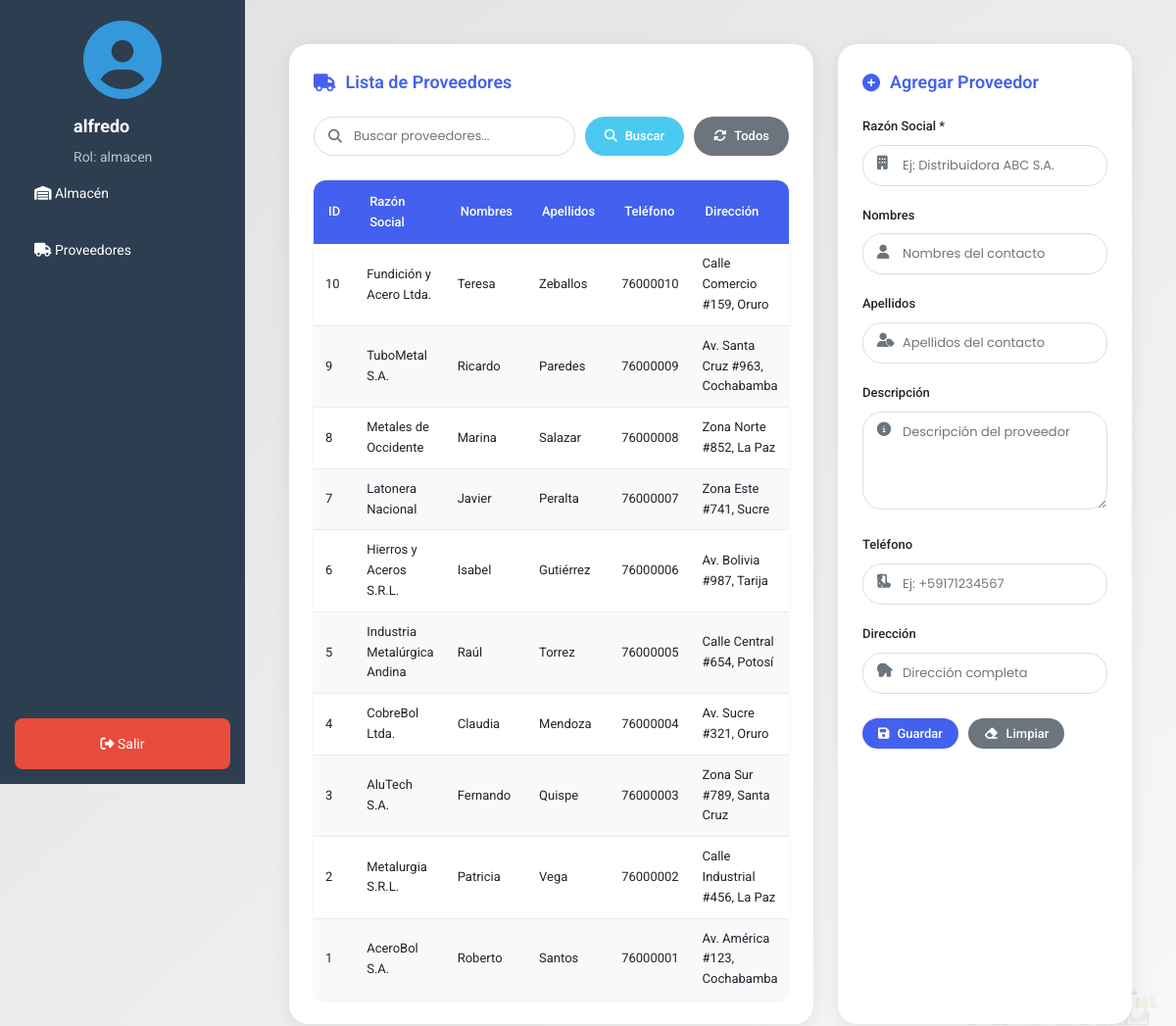
/Metalcnc/principal.php?vista=proveedores (signed in), run on the app's committed database.
### tables this page shows
CREATE TABLE `proveedores` (
  `id_proveedor` int(11) NOT NULL AUTO_INCREMENT,
  `razon_social` varchar(150) NOT NULL,
  `nombres` varchar(100) DEFAULT NULL,
  `apellidos` varchar(100) DEFAULT NULL,
  `descripcion` text DEFAULT NULL,
  `telefono` varchar(20) DEFAULT NULL,
  `direccion` varchar(200) DEFAULT NULL,
  PRIMARY KEY (`id_proveedor`)
);

### Metalcnc/Proveedores.php (the view, shortened to what this page needs)
<?php
require 'db_connection.php';
$proveedor = null;
$resultado = $mysqli->query("SELECT * FROM proveedores ORDER BY id_proveedor DESC");
$proveedoresEncontrados = [];
$formData = isset($_SESSION['datos_formulario']) ? $_SESSION['datos_formulario'] : [];
$errores = isset($_SESSION['errores_validacion']) ? $_SESSION['errores_validacion'] : [];
?>
<!DOCTYPE html>
<html lang="es">
<head>
    <link rel="stylesheet" href="https://cdnjs.cloudflare.com/ajax/libs/font-awesome/6.4.0/css/all.min.css">
</head>
<body>
    <div class="container">
        <div class="panel left-panel">
            <h2><i class="fas fa-truck"></i> Lista de Proveedores</h2>
            <form method="POST" class="search-form">
                <div class="input-group">
                    <div class="form-group">
                        <input type="text" name="busqueda" placeholder="Buscar proveedores..."
                               value="<?php echo isset($_POST['busqueda']) ? htmlspecialchars($_POST['busqueda']) : ''; ?>">
                        <i class="fas fa-search"></i>
                    </div>
                    <button type="submit" name="buscar_proveedor" class="btn btn-search">
                        <i class="fas fa-search"></i> <span class="btn-text">Buscar</span>
                    </button>
                    <button type="submit" name="mostrar_todos" class="btn btn-reset">
                        <i class="fas fa-sync-alt"></i> <span class="btn-text">Todos</span>
                    </button>
                </div>
            </form>
            <div class="table-responsive">
                <table>
                    <thead>
                        <tr>
                            <th>ID</th>
                            <th>Razón Social</th>
                            <th>Nombres</th>
                            <th>Apellidos</th>
                            <th>Teléfono</th>
                            <th>Dirección</th>
                        </tr>
                    </thead>
                    <tbody>
                        <?php if (!empty($proveedoresEncontrados)): ?>
                            <?php foreach ($proveedoresEncontrados as $prov): ?>
                                <tr>
                                    <td><?php echo htmlspecialchars($prov['id_proveedor']); ?></td>
                                    <td><?php echo htmlspecialchars($prov['razon_social']); ?></td>
                                    <td><?php echo htmlspecialchars($prov['nombres']); ?></td>
                                    <td><?php echo htmlspecialchars($prov['apellidos']); ?></td>
                                    <td><?php echo htmlspecialchars($prov['telefono']); ?></td>
                                    <td><?php echo htmlspecialchars($prov['direccion']); ?></td>
                                    <td class="actions-cell">
                                        <a href="principal.php?vista=proveedores&editar=<?php echo $prov['id_proveedor']; ?>" class="btn btn-edit">
                                            <i class="fas fa-edit"></i> <span class="btn-text">Editar</span>
                                        </a>
                                        <a href="principal.php?vista=proveedores&eliminar=<?php echo $prov['id_proveedor']; ?>" class="btn btn-delete" onclick="return confirm('¿Estás seguro de eliminar este proveedor?')">
                                            <i class="fas fa-trash-alt"></i> <span class="btn-text">Eliminar</span>
                                        </a>
                                    </td>
                                </tr>
                            <?php endforeach; ?>
                        <?php else: ?>
                            <?php while ($row = $resultado->fetch_assoc()): ?>
                                <tr>
                                    <td><?php echo htmlspecialchars($row['id_proveedor']); ?></td>
                                    <td><?php echo htmlspecialchars($row['razon_social']); ?></td>
                                    <td><?php echo htmlspecialchars($row['nombres']); ?></td>
                                    <td><?php echo htmlspecialchars($row['apellidos']); ?></td>
                                    <td><?php echo htmlspecialchars($row['telefono']); ?></td>
                                    <td><?php echo htmlspecialchars($row['direccion']); ?></td>
                                </tr>
                            <?php endwhile; ?>
                        <?php endif; ?>
                    </tbody>
                </table>
            </div>
        </div>
        <div class="panel right-panel">
            <h2><i class="fas fa-plus-circle"></i> <?php echo $proveedor ? "Editar Proveedor" : "Agregar Proveedor"; ?></h2>
            <form method="POST" id="formProveedor">
                <div class="form-group">
                    <label for="razon_social"><i class="fas fa-building"></i> Razón Social *</label>
                    <input type="text" name="razon_social" id="razon_social"
                           value="<?php echo htmlspecialchars($formData['razon_social'] ?? ''); ?>"
                           placeholder="Ej: Distribuidora ABC S.A."
                           required
                           class="<?php echo isset($errores['razon_social']) ? 'is-invalid' : ''; ?>">
                    <i class="fas fa-building"></i>
                </div>
                <div class="form-group">
                    <label for="nombres"><i class="fas fa-user"></i> Nombres</label>
                    <input type="text" name="nombres" id="nombres"
                           value="<?php echo htmlspecialchars($formData['nombres'] ?? ''); ?>"
                           placeholder="Nombres del contacto"
                           class="<?php echo isset($errores['nombres']) ? 'is-invalid' : ''; ?>">
                    <i class="fas fa-user"></i>
                </div>
                <div class="form-group">
                    <label for="apellidos"><i class="fas fa-user-tag"></i> Apellidos</label>
                    <input type="text" name="apellidos" id="apellidos"
                           value="<?php echo htmlspecialchars($formData['apellidos'] ?? ''); ?>"
                           placeholder="Apellidos del contacto"
                           class="<?php echo isset($errores['apellidos']) ? 'is-invalid' : ''; ?>">
                    <i class="fas fa-user-tag"></i>
                </div>
                <div class="form-group">
                    <label for="descripcion"><i class="fas fa-info-circle"></i> Descripción</label>
                    <textarea name="descripcion" id="descripcion"
                              placeholder="Descripción del proveedor"><?php echo htmlspecialchars($formData['descripcion'] ?? ''); ?></textarea>
                    <i class="fas fa-info-circle"></i>
                </div>
                <div class="form-group">
                    <label for="telefono"><i class="fas fa-phone"></i> Teléfono</label>
                    <input type="tel" name="telefono" id="telefono"
                           value="<?php echo htmlspecialchars($formData['telefono'] ?? ''); ?>"
                           placeholder="Ej: +59171234567"
                           class="<?php echo isset($errores['telefono']) ? 'is-invalid' : ''; ?>">
                    <i class="fas fa-mobile-alt"></i>
                </div>
                <div class="form-group">
                    <label for="direccion"><i class="fas fa-map-marker-alt"></i> Dirección</label>
                    <input type="text" name="direccion" id="direccion"
                           value="<?php echo htmlspecialchars($formData['direccion'] ?? ''); ?>"
                           placeholder="Dirección completa">
                    <i class="fas fa-home"></i>
                </div>
                <div class="button-group">
                    <button type="submit" name="<?php echo $proveedor ? 'editar_proveedor' : 'agregar_proveedor'; ?>" class="btn btn-primary">
                        <i class="fas fa-save"></i> <?php echo $proveedor ? "Actualizar" : "Guardar"; ?>
                    </button>
                    <button type="reset" class="btn btn-reset">
                        <i class="fas fa-eraser"></i> Limpiar
                    </button>
                </div>
            </form>
        </div>
    </div>
</body>
</html>

### Metalcnc/principal.php (style rules this page uses)
* { margin: 0; padding: 0; box-sizing: border-box; font-family: 'Roboto', sans-serif; }
body { display: flex; min-height: 100vh; background: linear-gradient(to bottom right, #e0e0e0, #f8f8f8); flex-direction: column; position: relative; }

### Metalcnc/Proveedores.php (style rules this page uses)
:root { --primary: #4361ee; --primary-hover: #3a56d4; --secondary: #3f37c9; --accent: #4895ef; --danger: #e63946; --danger-hover: #d62839; --success: #4cc9f0; --success-hover: #3ab7de; --warning: #f8961e; --edit: #38b000; --edit-hover: #32a000; --light: #f8f9fa; --dark: #212529; --gray: #6c757d; --gray-light: #e9ecef; --border-radius: 20px; --box-shadow: 0 4px 20px rgba(0, 0, 0, 0.08); --transition: all 0.3s ease; }
* { box-sizing: border-box; margin: 0; padding: 0; }
body { font-family: 'Poppins', sans-serif; background-color: #f5f7fa; color: var(--dark); line-height: 1.6; font-size: 14px; }
.container { display: flex; flex-wrap: wrap; gap: 25px; padding: 25px; max-width: 1400px; margin: 0 auto; }
.panel { background: white; border-radius: var(--border-radius); box-shadow: var(--box-shadow); padding: 25px; flex: 1; min-width: 300px; transition: var(--transition); }
.left-panel { flex: 2; }
.right-panel { flex: 1; }
h2 { color: var(--primary); margin-bottom: 20px; font-weight: 600; display: flex; align-items: center; gap: 10px; font-size: 18px; }
.form-group { margin-bottom: 20px; position: relative; }
.form-group label { display: block; margin-bottom: 8px; font-weight: 500; color: var(--dark); font-size: 13px; }
.form-group i { position: absolute; left: 15px; top: 40px; color: var(--gray); font-size: 14px; }
input, select, textarea { padding: 10px 15px 10px 40px; border: 1px solid #ddd; border-radius: var(--border-radius); font-size: 13px; width: 100%; transition: var(--transition); font-family: 'Poppins', sans-serif; }
textarea { min-height: 100px; resize: vertical; }
.btn { display: inline-flex; align-items: center; justify-content: center; padding: 8px 16px; border: none; border-radius: var(--border-radius); font-size: 13px; font-weight: 500; cursor: pointer; transition: var(--transition); text-decoration: none; gap: 8px; }
.btn-primary { background-color: var(--primary); color: white; }
.btn-reset { background-color: var(--gray); color: white; }
.btn-search { background-color: var(--success); color: white; }
.button-group { display: flex; gap: 10px; margin-top: 25px; }
.table-responsive { overflow-x: auto; margin-top: 20px; border-radius: 12px; box-shadow: 0 2px 4px rgba(0, 0, 0, 0.05); }
table { width: 100%; border-collapse: separate; border-spacing: 0; background: white; border-radius: 12px; overflow: hidden; }
table th { background-color: var(--primary); color: white; padding: 12px 15px; text-align: left; position: sticky; top: 0; font-weight: 500; font-size: 13px; }
table td { padding: 10px 12px; border-bottom: 1px solid var(--gray-light); font-size: 13px; }
table tr:last-child td { border-bottom: none; }
table tr:nth-child(even) { background-color: #f8f9fa; }
.search-form { margin-bottom: 25px; }
.search-form .input-group { display: flex; gap: 10px; align-items: center; }
.search-form .form-group { flex: 1; position: relative; margin-bottom: 0; }
.search-form input { padding-left: 40px; height: 40px; border-radius: 30px; }
.search-form .form-group i { position: absolute; left: 15px; top: 50%; transform: translateY(-50%); color: var(--gray); font-size: 14px; z-index: 2; }
.search-form .btn { border-radius: 30px; height: 40px; width: auto; padding: 0 20px; }

### data on the page
proveedores: id_proveedor "10", razon_social "Fundición y Acero Ltda.", nombres "Teresa", apellidos "Zeballos", telefono "76000010", direccion "Calle Comercio #159, Oruro"
proveedores: id_proveedor "9", razon_social "TuboMetal S.A.", nombres "Ricardo", apellidos "Paredes", telefono "76000009", direccion "Av. Santa Cruz #963, Cochabamba"
proveedores: id_proveedor "8", razon_social "Metales de Occidente", nombres "Marina", apellidos "Salazar", telefono "76000008", direccion "Zona Norte #852, La Paz"
proveedores: id_proveedor "7", razon_social "Latonera Nacional", nombres "Javier", apellidos "Peralta", telefono "76000007", direccion "Zona Este #741, Sucre"
proveedores: id_proveedor "6", razon_social "Hierros y Aceros S.R.L.", nombres "Isabel", apellidos "Gutiérrez", telefono "76000006", direccion "Av. Bolivia #987, Tarija"
proveedores: id_proveedor "5", razon_social "Industria Metalúrgica Andina", nombres "Raúl", apellidos "Torrez", telefono "76000005", direccion "Calle Central #654, Potosí"
proveedores: id_proveedor "4", razon_social "CobreBol Ltda.", nombres "Claudia", apellidos "Mendoza", telefono "76000004", direccion "Av. Sucre #321, Oruro"
proveedores: id_proveedor "3", razon_social "AluTech S.A.", nombres "Fernando", apellidos "Quispe", telefono "76000003", direccion "Zona Sur #789, Santa Cruz"
proveedores: id_proveedor "2", razon_social "Metalurgia S.R.L.", nombres "Patricia", apellidos "Vega", telefono "76000002", direccion "Calle Industrial #456, La Paz"
proveedores: id_proveedor "1", razon_social "AceroBol S.A.", nombres "Roberto", apellidos "Santos", telefono "76000001", direccion "Av. América #123, Cochabamba"

### other printed values
$usuario "alfredo"
$rol "almacen"
